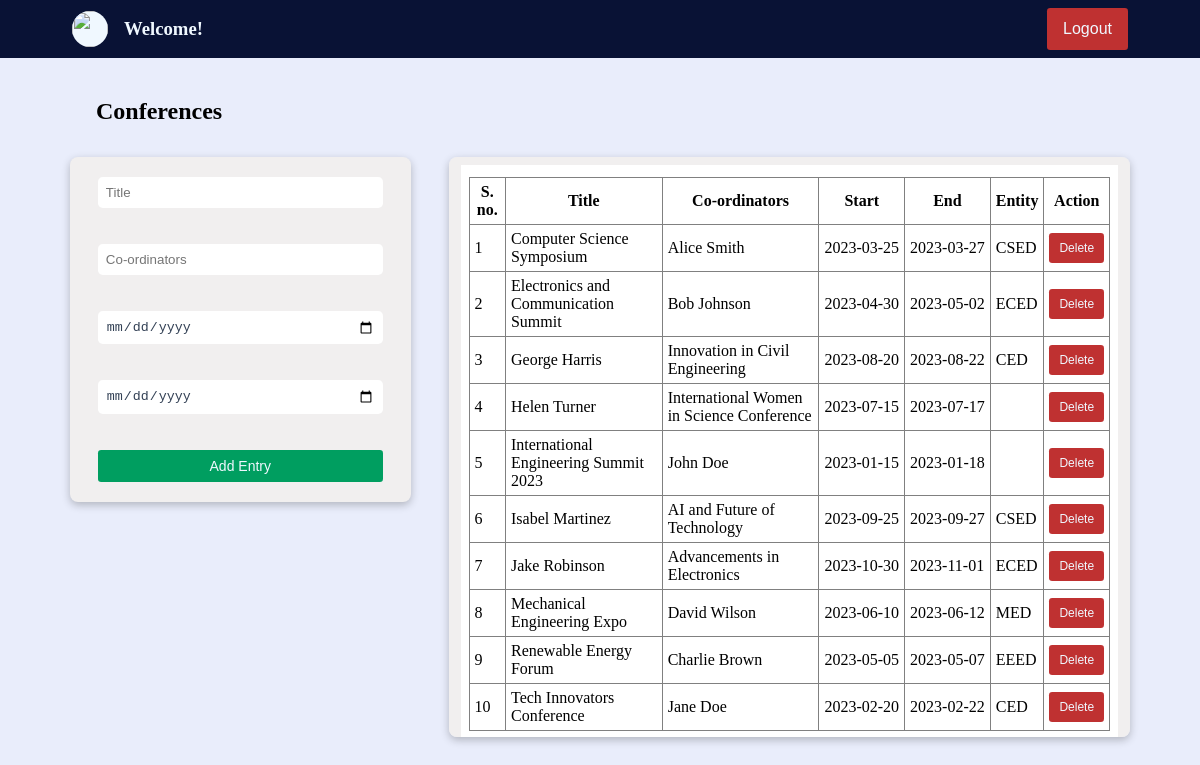
The page /forms/conferences.php on the database as committed earlier.
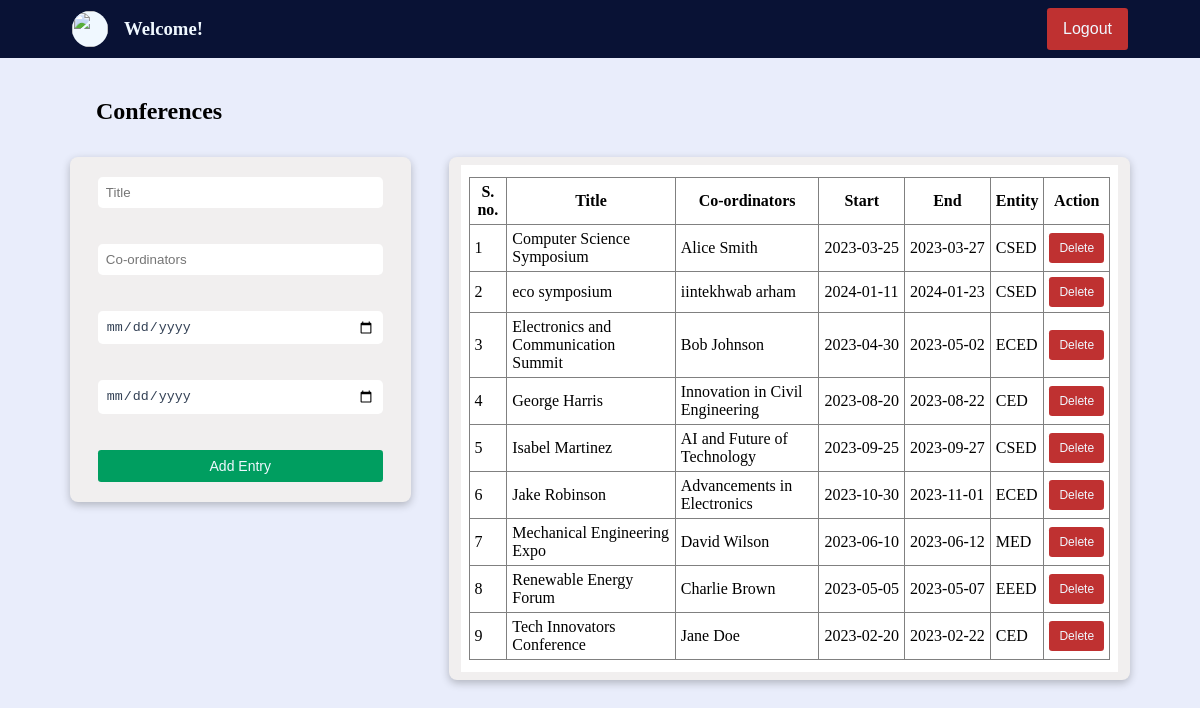
The same page on the database as committed later.
### tables this page shows
CREATE TABLE `conferences` (
  `title` varchar(200) NOT NULL,
  `name` varchar(80) NOT NULL,
  `start` date DEFAULT NULL,
  `end` date DEFAULT NULL,
  `entity` varchar(120) NOT NULL
);

### forms/conferences.php (the view, shortened to what this page needs)
<?php
if (empty($_SESSION['access_token'])) {
    $fname = "Welcome! ";
    $lname = $_GET["user"];
    $pic = "../asset/nitc_logo_icon.svg";
} else {
    $fname = $_SESSION["first_name"];
    $lname = $_SESSION['last_name'];
    $pic = $_SESSION['profile_picture'];
    $mail=$_SESSION['email_address'];
}
?>
<!DOCTYPE html>
<html>
<head>
    <link href="../styles/forms.css" type="text/css" rel="stylesheet">
</head>
<body>
    <div class="container">
        <?php
        echo '<div class="user_strip">
                <a href="../dashboard.php?user=' . $lname . '" class="user_to_dash">
                    <div class="user">
                        <img src="' . $pic . '" class="user_image" />
                        <h3>' . $fname . ' ' . $lname . '</h3>
                    </div>
                </a>
                <div class="logout_btn_holder">
                    <a href="../logout.php" class="">
                        <button class="logout_btn">Logout</button>
                    </a>
                </div  >
            </div>';
        ?>
        <div class="subcontainer">
            <h2>Conferences</h2>
            <div class="content_container">
                <div class="left_container">
                    <div class="form_container">
                        <form id="myForm" action="" method="post" onsubmit="return validateForm();" class="form_field">
                            <input type="text" name="title" placeholder="Title" class="input-fields"><br><br>
                            <input type="text" name="name" placeholder="Co-ordinators" class="input-fields"><br><br>
                            <input type="date" name="start" placeholder="Start" class="input-fields"><br><br>
                            <input type="date" name="end" placeholder="End" class="input-fields"><br><br>
                            <input type="submit" class="submit-button" value="Add Entry">
                        </form>
                    </div>
                </div>
                <div class="table_container">
                    <?php
                    $con = mysqli_connect('localhost', 'root', '', 'imsdemo');
                    $entity = $_GET["user"];
                    if ($entity == 'admin' || $entity == '')
                        $sql = "SELECT * FROM conferences";
                    else
                        $sql = "SELECT * FROM conferences where entity='$entity'";
                    $rs = mysqli_query($con, $sql);
                    echo '<div class="table_field">';
                    echo '
                <table border="1">
                <tr>
                    <th class="box">S. no.</th>
                    <th class="box">Title</th>
                    <th class="box">Co-ordinators</th>
                    <th class="box">Start</th>
                    <th class="box">End</th>
                    <th class="box">Entity</th>
                    <th class="box">Action</th>
                </tr>';
                    $count = 1;
                    while ($row = mysqli_fetch_assoc($rs)) {
                        $title = $row['title'];
                        $staff = $row['name'];
                        $start = $row['start'];
                        $end = $row['end'];
                        $dep = $row['entity'];
                        echo '<tr>
                        <td class="box sn">' . $count . '</td>
                        <td class="box title">' . $title . '</td>
                        <td class="box coords">' . $staff . '</td>
                        <td class="box s_date">' . $start . '</td>
                        <td class="box e_date">' . $end . '</td>
                        <td class="box entity">' . $dep . '</td>
                        <td class="box button_box btn"><button class="delete_btn" data-id="' . $title . '">Delete</button></td></tr>';
                        $count++;
                    }
                    echo '</table>
                        </div>';
                    ?>
                </div>
            </div>
        </div>
    </div>
</body>
</html>

### styles/forms.css (style rules this page uses)
* { padding: 0; margin: 0; box-sizing: border-box; }
.container { height: 100vh; width: 100vw; padding: 0; background-color: #E9EDFB; overflow: auto; }
.subcontainer { display: flex; flex-direction: column; padding: 2.5rem 2rem; }
h2 { margin-left: 4rem; }
.user_to_dash { text-decoration: none; color: aliceblue; }
.user_strip { background-color: #091235; color: aliceblue; display: flex; align-items: center; justify-content: space-between; padding: 8px; }
.user { display: flex; align-items: center; margin-left: 4em; gap: 16px; }
.user_image { width: 36px; height: 36px; border-radius: 100%; background-color:aliceblue; }
.logout_btn_holder { width: fit-content; margin-right: 4em; }
.logout_btn { font-size: 16px; padding: 12px 16px; border: none; border-radius: 0.2rem; color: aliceblue; cursor: pointer; transition: all; transition-duration: 150ms; background-color: #BF3131; }
.content_container { display: flex; justify-content: space-evenly; align-items: start; width: 100%; margin-top: 2rem; }
.left_container { width: 30%; display: flex; gap: 16px; flex-direction: column; }
.form_container { display: flex; flex-direction: column; width: 100%; justify-content: space-evenly; background-color: #F1EFEF; border-radius: 0.5em; padding: 8px 12px; height: auto; box-shadow: rgba(0, 0, 0, 0.24) 0px 3px 8px; }
.form_field { display: flex; flex-direction: column; padding: 12px 16px; }
.input-fields { padding: 8px; border: none; border-radius: 0.3rem; color: rgb(51 65 85); transition: all; transition-duration: 150ms; }
.submit-button { font-size: 14px; width: 100%; padding: 8px 0px; border: none; border-radius: 0.2rem; color: aliceblue; cursor: pointer; transition: all; transition-duration: 150ms; background-color: #009E60; }
.table_container { display: flex; flex-direction: column; width: 60%; justify-content: start; background-color: #F1EFEF; border-radius: 0.5em; padding: 8px 12px; max-height: 580px; overflow: scroll; box-shadow: rgba(0, 0, 0, 0.24) 0px 3px 8px; }
.table_field { background-color: white; width: 100%; height: 100%; padding: 12px 8px; }
table { width: 100%; border-collapse: collapse; }
.box { padding: 5px; word-wrap: break-word; }
.name, .entity, .s_date, .e_date, .qual { text-wrap: nowrap; }
.button_box { text-align: center; }
.delete_btn { font-size: 12px; padding: 8px 10px; border: none; border-radius: 0.2rem; color: aliceblue; cursor: pointer; transition: all; transition-duration: 150ms; background-color: #BF3131; }

Rows that differ between the two databases and show on the page:
removed conferences: title "Helen Turner", name "International Women in Science Conference", start "2023-07-15", end "2023-07-17"
removed conferences: title "International Engineering Summit 2023", name "John Doe", start "2023-01-15", end "2023-01-18"
added conferences: title "eco symposium", name "iintekhwab arham", start "2024-01-11", end "2024-01-23", entity "CSED"
